Frame 1 (no input): blank canvas, image omitted
Frame 60 (no input): blank canvas, image omitted
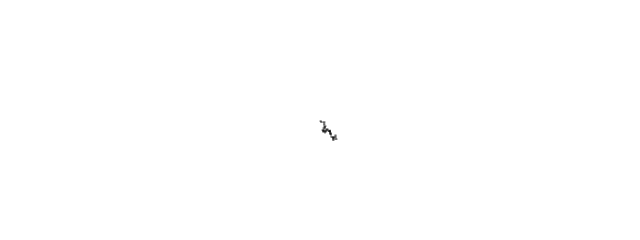
Frame 120 (the mouse pressed at the canvas centre since frame 60)

The p5.js sketch whose frames 1 and 60 were blank and that drew this single picture after the mouse press (run headless with seeded random() and noise() and a simulated clock; from frame 60 on, the mouse is pressed at the canvas centre):

// p5.js sketch
// ── sketch.js
// Exercise 0.1: Create a random walker that has a tendency
// to move down and to the right.

class Walker {
  constructor() {
    this.x = width / 2;
    this.y = height / 2;
  }

  show() {
    stroke(0);
    point(this.x, this.y);
  }

  step() {
    
    let choice = floor(random(10));
    if (choice >= 0 && choice <= 2) {
      this.x++;
    } else if (choice === 4 || choice === 5) {
      this.x--;
    } else if (choice >= 6 && choice <= 8) {
      this.y++;
    } else {
      this.y--;
    }
  }
}

let walker;

function setup() {
  createCanvas(640, 240);
  background(255);
  walker = new Walker();
}

function draw() {
  walker.step();
  walker.show();
}
